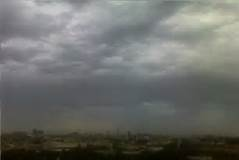
#> input picture Homeworks/hw7/HW7-Auxilliary/data/testing/cloudy267.jpg, 239 x 160 px; its folder holds only this picture in this run
$ python LBP.py
#> lines starting #> are read from the running program, lines starting #| are printed output that depends on the picture

import numpy as np
import math as m
import cv2
from typing import List


class LBP:
    def __init__(self, P: int = 8, R: float = 1.):
        """
        Local Binary Pattern class
        :param P: number of rays from each center pixel
        :param R: radius of circle
        """
        self.P = P
        self.R = R

    def get_hist(self, img_path: str) -> dict:
        """
        Get histogram of occurrences of encoded integers
        :param img_path: image path
        :return: dictionary from integer to number of occurrences
        """
        # read in the image as grayscale, then resize to a small size
        width, height = 64, 64
        img_gray = cv2.imread(img_path, cv2.COLOR_RGB2GRAY)
#> img_gray is the input picture: shape (160, 239, 3); mean B, G, R 104.9, 108.8, 107.2
        img_gray = cv2.resize(img_gray, (width, height), interpolation=cv2.INTER_AREA)
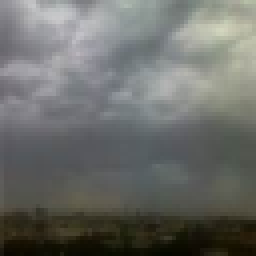
#> img_gray: shape (64, 64, 3) (shown 4 times larger); mean B, G, R 104.9, 108.8, 107.2
        img_gray = img_gray[..., 0]  # get 2d array
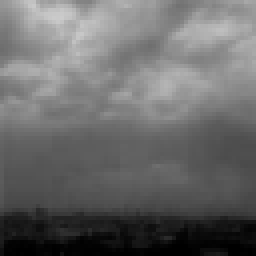
#> img_gray: shape (64, 64) (shown 4 times larger); min 0, max 203, mean 104.9

        hist = {b: 0 for b in range(self.P + 2)}
        # calculate pattern for each pixel (excluding 4 boundary pixels)
        for i in range(1, width - 1):
            for j in range(1, height - 1):
                pattern = []

                # positive x downward, positive y rightward
                for p in range(self.P):
                    delta_k = self.R * m.cos(2 * m.pi * p / self.P)  # x component
                    delta_l = self.R * m.sin(2 * m.pi * p / self.P)  # y component

                    # bilinear interpolation
                    # TODO consider R > 1
                    A = img_gray[i, j]  # A is current pixel grayness
                    if delta_k > 0:
                        D = img_gray[i + 1, j + 1] if delta_l > 0 else img_gray[i + 1, j - 1]  # D is diagonal
                        B = img_gray[i, j + 1] if delta_l > 0 else img_gray[i, j - 1]  # B is along l
                        C = img_gray[i + 1, j]  # C is along k
                    else:
                        D = img_gray[i - 1, j + 1] if delta_l > 0 else img_gray[i - 1, j - 1]
                        B = img_gray[i, j + 1] if delta_l > 0 else img_gray[i, j - 1]
                        C = img_gray[i - 1, j]

                    # only need absolute values of delta_k and delta_l
                    delta_k, delta_l = abs(delta_k), abs(delta_l)

                    # calculate weighted average of point at direction p and radius R
                    value = (1 - delta_k) * (1 - delta_l) * A + (1 - delta_k) * delta_l * B + \
                        delta_k * (1 - delta_l) * C + delta_k * delta_l * D
                    pattern.append(int(value > A))

                # print(f"Pattern for {i, j} is {pattern}.")

                # rearrange pattern and update histogram by integer encoding
                enc = self.get_int_encoding(pattern)
                hist[enc] += 1
#> after the loop, hist = 10 items
        assert sum(list(hist.values())) == (width - 2) * (height - 2)
        return hist

    def _bin_list_to_integer(self, pattern: List[int]) -> int:
        """
        Encode binary list to integer
        :param pattern: list of binary numbers
        :return: integer
        """
        assert len(pattern) == self.P, "Pattern length not match!"
        result = 0
        for i in range(self.P):
            result += m.pow(2, self.P - i - 1) * pattern[i]
        return result

    def _bin_list_shift(self, pattern: List[int], step: int):
        """
        Rotate binary list by step, 0 step returns original pattern
        :param pattern: list of binary numbers
        :param step: number of times to rotate the list
        :return:
        """
        return np.roll(pattern, step).tolist()

    def _get_min_int_bin_list(self, pattern: List[int]) -> List[int]:
        """
        Get the binary list that has the minimum integer encoding
        :param pattern: list of binary numbers
        :return: list of binary numbers
        """
        assert len(pattern) == self.P, "Pattern length not match!"
        min_bin_list = pattern
        min_int = self._bin_list_to_integer(min_bin_list)
        for s in range(1, self.P):
            bin_list = self._bin_list_shift(pattern, s)
            val = self._bin_list_to_integer(bin_list)
            if val < min_int:
                min_int = val
                min_bin_list = bin_list
        return min_bin_list

    def _get_runs_num(self, pattern: List[int]) -> int:
        """
        Get number of continuous 1s and continuous 0s in a binary list
        :param pattern: list of binary numbers
        :return: number of runs
        """
        assert len(pattern) == self.P, "Pattern length not match!"
        num_runs = 1
        last_elem = pattern[0]
        for i in range(1, self.P):
            cur_elem = pattern[i]
            if cur_elem != last_elem:
                num_runs += 1
                last_elem = cur_elem
        return num_runs

    def get_int_encoding(self, pattern: List[int]) -> int:
        """
        Get the integer encoding based on the rule that continuous 1s and continuous 0s contain more feature.
        All 0s give 0, all 1s give P, 2 runs give the number of 1s, more than 2 runs give P+1
        :param pattern: list of binary numbers
        :return: encoded integer in [0, P+1], in total P+2 choices
        """
        # get minimum integer binary list
        min_int_pattern = self._get_min_int_bin_list(pattern)

        # judge on encoding integer according to run of 1s
        runs = self._get_runs_num(min_int_pattern)
        assert runs >= 1, 'Number of runs must be at least 1!'

        if runs > 2:
            return self.P + 1
        elif runs == 2:
            return np.count_nonzero(min_int_pattern)
        elif runs == 1:
            return 0 if min_int_pattern[0] == 0 else self.P


def plot_histogram(img_path: str):
    """
    Plot image and LBP histogram side by side
    :param img_path:
    :return:
    """
    import matplotlib.pyplot as plt
    img = cv2.imread(img_path)
    lbp = LBP()
    hist = lbp.get_hist(img_path)

    fig, ax = plt.subplots(1, 2)
    ax[0].imshow(img)
    ax[1].bar(range(len(hist)), list(hist.values()))

    plt.show()
    # plt.axis('off')
    # plt.savefig('hist', bbox_inches='tight', pad_inches=0, dpi=300)


if __name__ == '__main__':
    # img_path = 'HW7-Auxilliary/data/training/cloudy1.jpg'
    # img_path = 'HW7-Auxilliary/data/training/rain1.jpg'
    # img_path = 'HW7-Auxilliary/data/training/shine1.jpg'
    img_path = 'HW7-Auxilliary/data/training/sunrise1.jpg'

    # plot_histogram(img_path)
    # exit()

    training_path = 'HW7-Auxilliary/data/training'
    testing_path = 'HW7-Auxilliary/data/testing'

    training_csv = 'train_lbp.csv'
    testing_csv = 'test_lbp.csv'

    # extract texture feature vector, store it in csv file along with its image label
    import glob
    import csv
    import tqdm
    import os
    lbp = LBP()

    # print(glob.glob(testing_path + '/*.jpg'))
    for img in tqdm.tqdm(glob.glob(testing_path + '/*.jpg')):
        print(f"Processing {img} ...")
        hist = lbp.get_hist(img)
#> hist = 10 items
        feature = list(hist.values())
#> feature = [174, 176, 279, 979, 1119, 556, 175, 128, 65, 193]
        base_name = os.path.basename(img)
        if 'cloudy' in base_name:
            label = 0
        elif 'rain' in base_name:
            label = 1
        elif 'shine' in base_name:
            label = 2
        elif 'sunrise' in base_name:
            label = 3
        else:
            print(f"Cannot find label from image name {img}!")
            continue
        feature.append(label)
        print(f"{feature}")
#| [174, 176, 279, 979, 1119, 556, 175, 128, 65, 193, 0]
        with open(testing_csv, 'a') as f:
            writer = csv.writer(f)
            writer.writerow(feature)

    print(f"All features and labels have been written to csv file!")

$ run again, on Homeworks/hw7/HW7-Auxilliary/data/testing/rain172.jpg
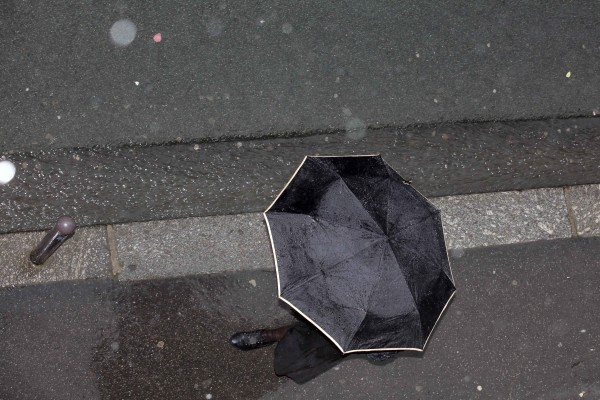
#> input picture Homeworks/hw7/HW7-Auxilliary/data/testing/rain172.jpg, 600 x 400 px
#> in get_hist, img_gray is the input picture: shape (400, 600, 3); mean B, G, R 80.8, 80, 81.9
#> in get_hist, `img_gray = cv2.resize(img_gray, (width, height), interpolation=cv2.INT..`:
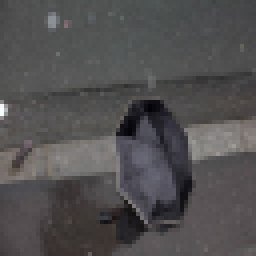
#> img_gray: shape (64, 64, 3) (shown 4 times larger); mean B, G, R 80.8, 80, 81.9
#> after the loop in get_hist, `for i in range(1, width - 1):`: hist = 10 items
#> feature = [476, 347, 292, 384, 410, 339, 222, 340, 314, 720]
#| [476, 347, 292, 384, 410, 339, 222, 340, 314, 720, 1]

$ run again, on Homeworks/hw7/HW7-Auxilliary/data/testing/rain175.jpg
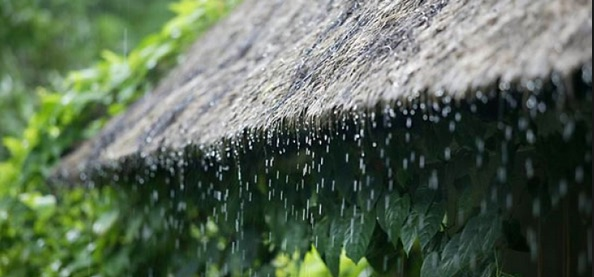
#> input picture Homeworks/hw7/HW7-Auxilliary/data/testing/rain175.jpg, 594 x 277 px
#> in get_hist, img_gray is the input picture: shape (277, 594, 3); mean B, G, R 85.6, 105.2, 89.9
#> in get_hist, `img_gray = cv2.resize(img_gray, (width, height), interpolation=cv2.INT..`:
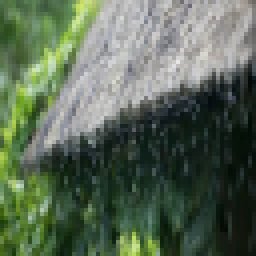
#> img_gray: shape (64, 64, 3) (shown 4 times larger); mean B, G, R 85.6, 105.2, 89.9
#> in get_hist, `img_gray = img_gray[..., 0]`:
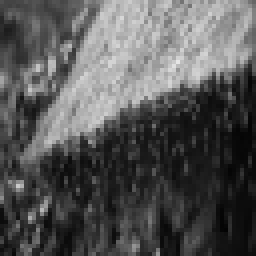
#> img_gray: shape (64, 64) (shown 4 times larger); min 3, max 230, mean 85.6
#> after the loop in get_hist, `for i in range(1, width - 1):`: hist = 10 items
#> feature = [348, 408, 272, 395, 499, 363, 237, 453, 286, 583]
#| [348, 408, 272, 395, 499, 363, 237, 453, 286, 583, 1]

$ run again, on Homeworks/hw7/HW7-Auxilliary/data/testing/rain185.jpg
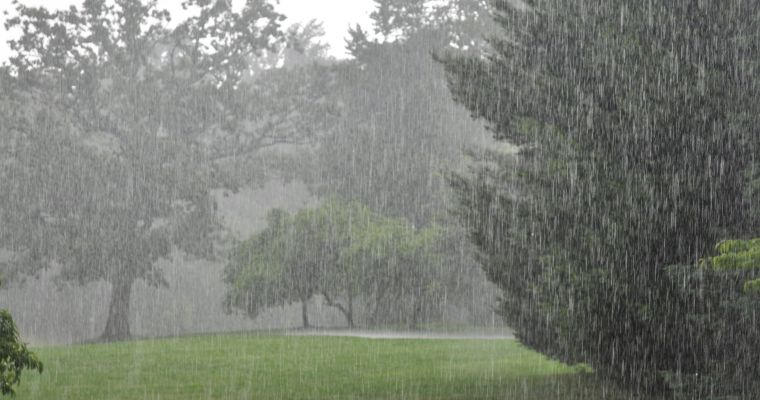
#> input picture Homeworks/hw7/HW7-Auxilliary/data/testing/rain185.jpg, 760 x 400 px
#> in get_hist, img_gray is the input picture: shape (400, 760, 3); mean B, G, R 119.2, 127.3, 123.5
#> in get_hist, `img_gray = cv2.resize(img_gray, (width, height), interpolation=cv2.INT..`:
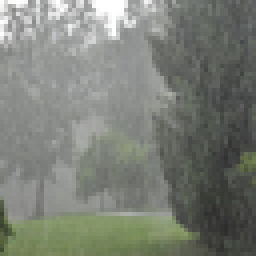
#> img_gray: shape (64, 64, 3) (shown 4 times larger); mean B, G, R 119.2, 127.3, 123.5
#> in get_hist, `img_gray = img_gray[..., 0]`:
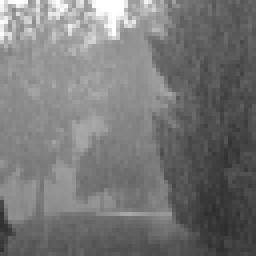
#> img_gray: shape (64, 64) (shown 4 times larger); min 45, max 255, mean 119.2
#> after the loop in get_hist, `for i in range(1, width - 1):`: hist = 10 items
#> feature = [401, 409, 284, 400, 431, 265, 257, 414, 312, 671]
#| [401, 409, 284, 400, 431, 265, 257, 414, 312, 671, 1]

$ run again, on Homeworks/hw7/HW7-Auxilliary/data/testing/cloudy274.jpg
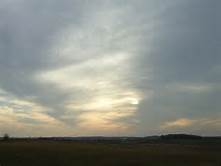
#> input picture Homeworks/hw7/HW7-Auxilliary/data/testing/cloudy274.jpg, 221 x 166 px
#> in get_hist, img_gray is the input picture: shape (166, 221, 3); mean B, G, R 131.2, 137.9, 134.6
#> in get_hist, `img_gray = cv2.resize(img_gray, (width, height), interpolation=cv2.INT..`:
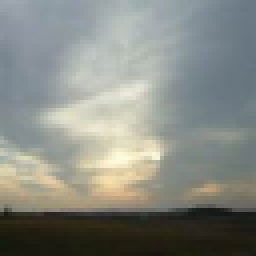
#> img_gray: shape (64, 64, 3) (shown 4 times larger); mean B, G, R 131.2, 137.9, 134.6
#> in get_hist, `img_gray = img_gray[..., 0]`:
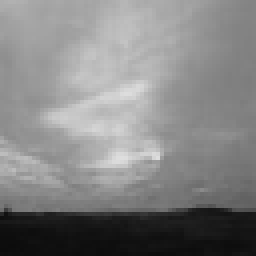
#> img_gray: shape (64, 64) (shown 4 times larger); min 12, max 222, mean 131.2
#> after the loop in get_hist, `for i in range(1, width - 1):`: hist = 10 items
#> feature = [246, 246, 340, 808, 887, 489, 156, 234, 89, 349]
#| [246, 246, 340, 808, 887, 489, 156, 234, 89, 349, 0]
